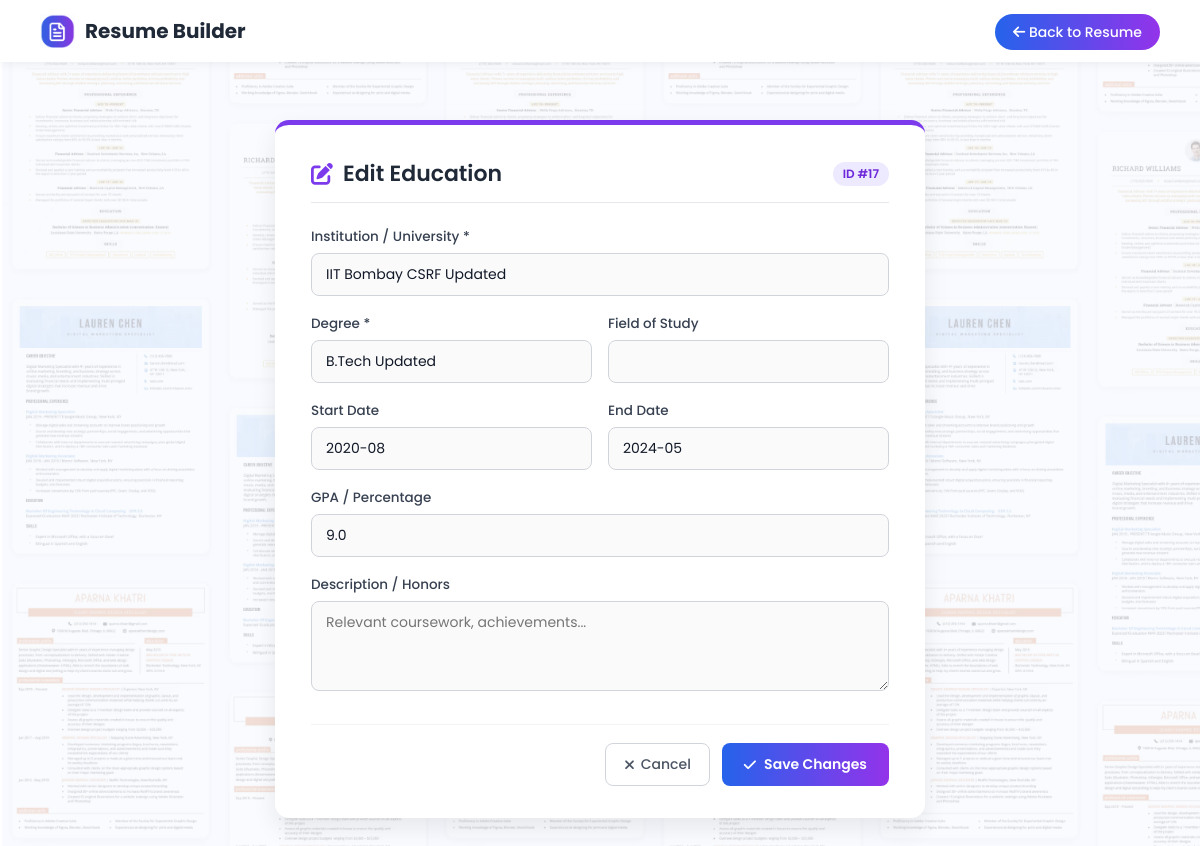
Page /edit_education/17 (signed in) on the committed database.
### tables this page shows
CREATE TABLE education (
                education_id INTEGER PRIMARY KEY AUTOINCREMENT,
                user_id INTEGER NOT NULL,
                institution TEXT,
                fieldOfStudy TEXT,
                degree TEXT,
                startDate DATE,
                endDate DATE,
                gpa TEXT,
                description TEXT,
                FOREIGN KEY (user_id) REFERENCES users(user_id) ON DELETE CASCADE
            );

### app.py (the view, shortened to what this page needs)
@app.route('/edit_education/<int:education_id>', methods=['GET', 'POST'])
@login_required
def edit_education(education_id):
    conn = sqlite3.connect('database.db')
    conn.row_factory = sqlite3.Row
    c = conn.cursor()
    c.execute("SELECT * FROM education WHERE education_id=? AND user_id=?", (education_id, session['user_id']))
    entry = c.fetchone()
    conn.close()
    if not entry:
        return redirect(url_for('previewForm'))
    return render_template('edit_entry.html', section='education', entry=entry, entry_id=education_id, title='Edit Education')

### app.py (called while the page is built)
def login_required(f):
    @wraps(f)
    def decorated_function(*args, **kwargs):
        if session.get('user_id') is None and not session.get('is_admin'):
            return redirect(url_for('login'))
        return f(*args, **kwargs)
    return decorated_function

### templates/edit_entry.html (shortened to what this page needs)
<!DOCTYPE html>
<html lang="en">
<head>
  <link rel="stylesheet" href="https://cdnjs.cloudflare.com/ajax/libs/font-awesome/6.7.2/css/all.min.css">
</head>
<body>
  <div class="navbar">
    <div class="logo">
      <img src="/static/Images/logo (2).png" alt="Logo">
      <a href="/">Resume Builder</a>
    </div>
    <div>
      <a href="{{ cancel_url or '/previewForm' }}" class="btn"><i class="fa-solid fa-arrow-left"></i> Back to Resume</a>
    </div>
  </div>
  <div class="edit-card">
    <div class="card-header">
      <h2><i class="fa-solid fa-pen-to-square" style="color: #7c3aed;"></i> {{ title }}</h2>
      <span class="badge-id">ID #{{ entry_id }}</span>
    </div>
    <form method="POST">
      {% if section == 'education' %}
        <div class="form-group">
          <label>Institution / University *</label>
          <input type="text" name="institution" value="{{ entry['institution'] or '' }}" required>
        </div>
        <div class="form-row">
          <div class="form-group">
            <label>Degree *</label>
            <input type="text" name="degree" value="{{ entry['degree'] or '' }}" required>
          </div>
          <div class="form-group">
            <label>Field of Study</label>
            <input type="text" name="fieldOfStudy" value="{{ entry['fieldOfStudy'] or '' }}">
          </div>
        </div>
        <div class="form-row">
          <div class="form-group">
            <label>Start Date</label>
            <input type="text" name="startDate" value="{{ entry['startDate'] or '' }}" placeholder="YYYY-MM or Year">
          </div>
          <div class="form-group">
            <label>End Date</label>
            <input type="text" name="endDate" value="{{ entry['endDate'] or '' }}" placeholder="YYYY-MM or Present">
          </div>
        </div>
        <div class="form-group">
          <label>GPA / Percentage</label>
          <input type="text" name="gpa" value="{{ entry['gpa'] or '' }}" placeholder="e.g. 3.8 or 85%">
        </div>
        <div class="form-group">
          <label>Description / Honors</label>
          <textarea name="description" placeholder="Relevant coursework, achievements...">{{ entry['description'] or '' }}</textarea>
        </div>
      {% elif section == 'summary' %}
        <div class="form-group">
          <label>Professional Summary *</label>
          <textarea name="summary_text" rows="5" required>{{ entry['summary_text'] or '' }}</textarea>
        </div>
      {% endif %}
      <div class="btn-group">
        <a href="{{ cancel_url or '/previewForm' }}" class="btn-cancel">
          <i class="fa-solid fa-xmark"></i> Cancel
        </a>
        <button type="submit" class="btn-save">
          <i class="fa-solid fa-check"></i> Save Changes
        </button>
      </div>
    </form>
  </div>
</body>
</html>

### templates/edit_entry.html (style rules this page uses)
* { box-sizing: border-box; margin: 0; padding: 0; font-family: 'Poppins', sans-serif; }
body { background: #f3f4f6; background-image: url(/static/Images/background.png); background-size: cover; min-height: 100vh; display: flex; flex-direction: column; align-items: center; padding: 40px 20px; }
.navbar { display: flex; justify-content: space-between; align-items: center; padding: 14px 40px; background: white; box-shadow: 0 2px 10px rgba(0,0,0,0.06); width: 100%; position: fixed; top: 0; left: 0; z-index: 1000; }
.navbar .logo { display: flex; align-items: center; gap: 10px; font-size: 20px; font-weight: 700; }
.navbar .logo img { width: 35px; }
.navbar .logo a { text-decoration: none; color: #1f2937; }
.navbar .btn { padding: 8px 18px; border-radius: 20px; text-decoration: none; font-size: 14px; font-weight: 500; background: linear-gradient(to right, #2563eb, #9333ea); color: white; transition: opacity 0.2s ease; }
.edit-card { background: white; margin-top: 80px; width: 100%; max-width: 650px; border-radius: 14px; box-shadow: 0 10px 25px rgba(0,0,0,0.08); padding: 32px 36px; border-top: 5px solid #7c3aed; }
.card-header { display: flex; justify-content: space-between; align-items: center; margin-bottom: 24px; padding-bottom: 12px; border-bottom: 1px solid #e5e7eb; }
.card-header h2 { font-size: 22px; font-weight: 600; color: #1f2937; display: flex; align-items: center; gap: 10px; }
.badge-id { background: #ede9fe; color: #6d28d9; font-size: 12px; padding: 3px 10px; border-radius: 12px; font-weight: 600; }
.form-group { margin-bottom: 18px; }
.form-row { display: grid; grid-template-columns: 1fr 1fr; gap: 16px; }
label { display: block; font-size: 13.5px; font-weight: 500; color: #374151; margin-bottom: 6px; }
input[type="text"], input[type="email"], input[type="tel"], input[type="date"], input[type="url"], textarea, select { width: 100%; padding: 10px 14px; border: 1.5px solid #d1d5db; border-radius: 8px; font-size: 14px; color: #111827; transition: border-color 0.2s, box-shadow 0.2s; background: #fafafa; }
textarea { resize: vertical; min-height: 90px; }
.btn-group { display: flex; justify-content: flex-end; gap: 12px; margin-top: 26px; padding-top: 18px; border-top: 1px solid #f3f4f6; }
.btn-save { padding: 10px 22px; border: none; border-radius: 8px; font-size: 14px; font-weight: 600; color: white; background: linear-gradient(to right, #2563eb, #9333ea); cursor: pointer; display: flex; align-items: center; gap: 8px; transition: transform 0.1s ease, box-shadow 0.2s ease; }
.btn-cancel { padding: 10px 18px; border: 1.5px solid #d1d5db; border-radius: 8px; font-size: 14px; font-weight: 500; color: #4b5563; background: white; text-decoration: none; cursor: pointer; display: flex; align-items: center; gap: 6px; transition: background 0.2s; }

### rows in the picture
education: institution "IIT Bombay CSRF Updated", degree "B.Tech Updated", startDate "2020-08", endDate "2024-05", gpa "9.0"

### other values in the picture
{{ title }} "Edit Education"
{{ entry_id }} "17"
